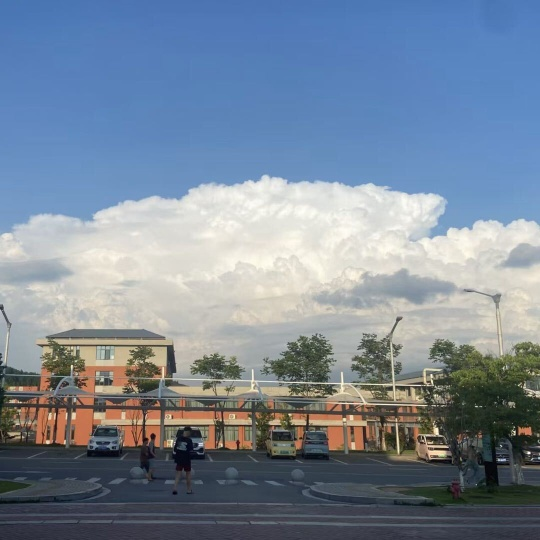
#> input picture project1/photo/school.jpg, 540 x 540 px
$ python flip.py
#> lines starting #> are read from the running program, lines starting #| are printed output that depends on the picture
import cv2 #导入cv2库
school = cv2.imread("../photo/school.jpg") #读取图像并存储
#> school is the input picture: shape (540, 540, 3); mean B, G, R 153.1, 136, 121.6
school = cv2.resize(school,None,fx=1/2,fy=1/2) #缩小图片大小
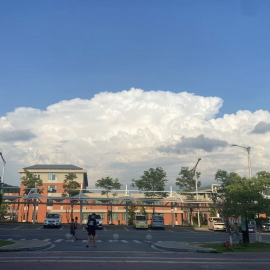
#> school: shape (270, 270, 3); mean B, G, R 153.2, 136.1, 121.7
dst1 = cv2.flip(school,1) #沿y轴翻转
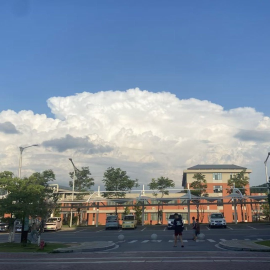
#> dst1: shape (270, 270, 3); mean B, G, R 153.2, 136.1, 121.7
# dst2 = cv2.flip(school,0)
# dst3 = cv2.flip(school,-1)
cv2.imshow("school",school)
cv2.imshow("dst1",dst1)
# cv2.imshow("dst2",dst2)
# cv2.imshow("dst3",dst3)
k = cv2.waitKey()
#> (key Esc is pressed here)
if k == ord('d'):
     cv2.destroyAllWindows()

$ run again, with project1/photo/car.jpg copied over project1/photo/school.jpg
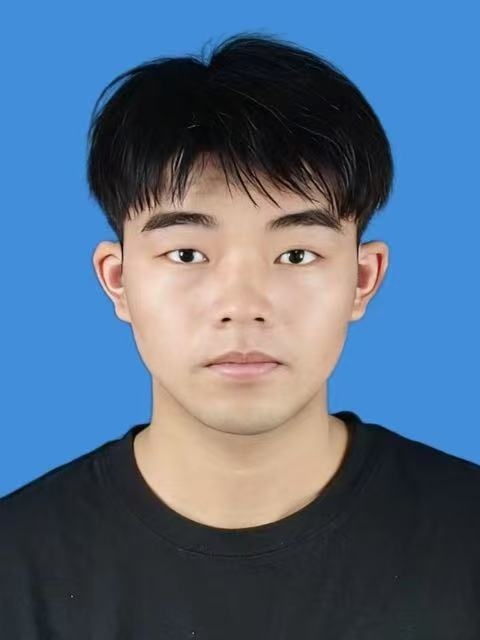
#> input picture project1/photo/car.jpg, 480 x 640 px
#> school is the input picture: shape (640, 480, 3); mean B, G, R 132.3, 107.1, 84.8
#> school: shape (320, 240, 3)
#> `dst1 = cv2.flip(school,1)`:
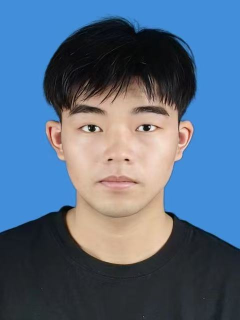
#> dst1: shape (320, 240, 3); mean B, G, R 132.4, 107.2, 84.9

$ run again, with project1/photo/cloud.jpg copied over project1/photo/school.jpg
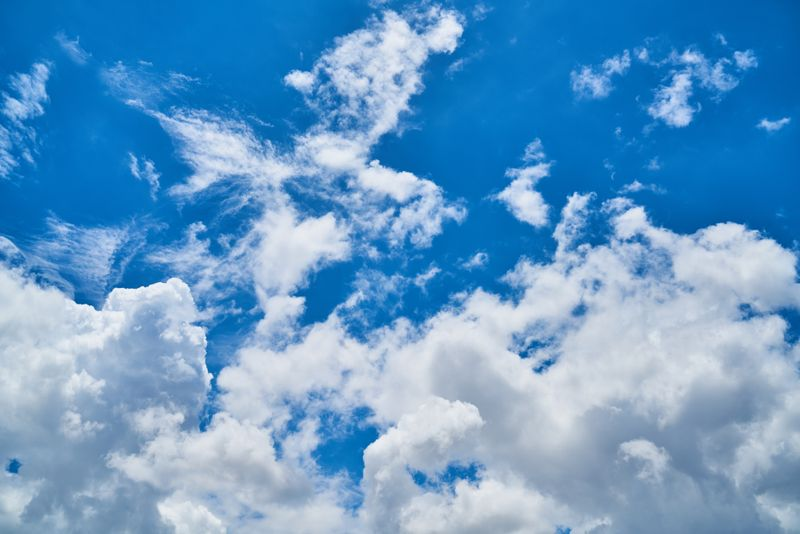
#> input picture project1/photo/cloud.jpg, 800 x 534 px
#> school is the input picture: shape (534, 800, 3); mean B, G, R 200.2, 155.2, 100.8
#> school: shape (267, 400, 3)
#> `dst1 = cv2.flip(school,1)`:
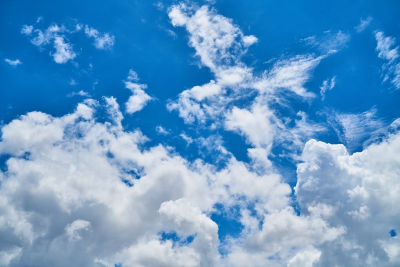
#> dst1: shape (267, 400, 3); mean B, G, R 200.3, 155.3, 100.9

$ run again, with project1/photo/man.jpg copied over project1/photo/school.jpg
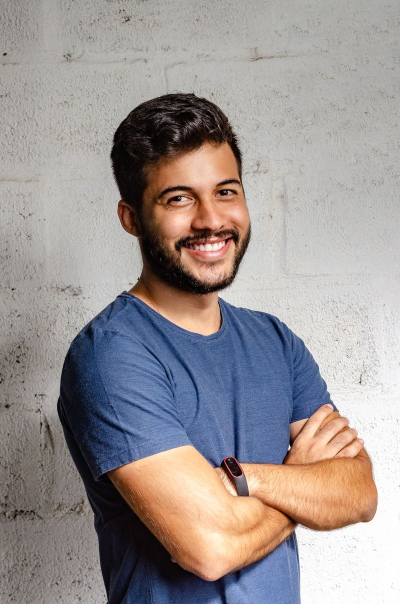
#> input picture project1/photo/man.jpg, 800 x 1208 px (shown at 1/2 size)
#> school is the input picture: shape (1208, 800, 3); mean B, G, R 147.7, 148.5, 155.7
#> `school = cv2.resize(school,None,fx=1/2,fy=1/2)`:
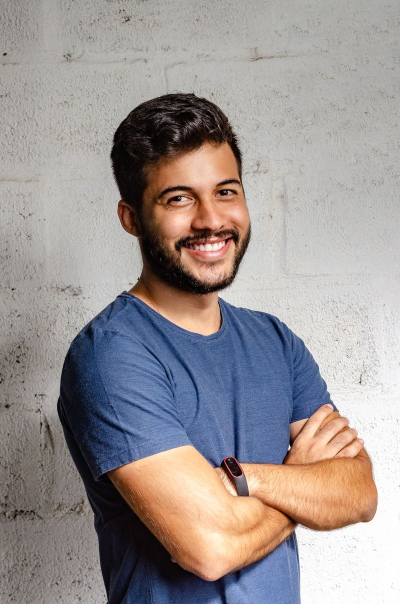
#> school: shape (604, 400, 3); mean B, G, R 147.8, 148.6, 155.8
#> `dst1 = cv2.flip(school,1)`:
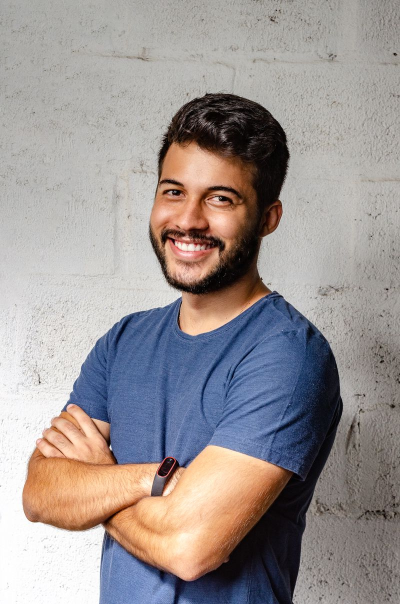
#> dst1: shape (604, 400, 3); mean B, G, R 147.8, 148.6, 155.8
